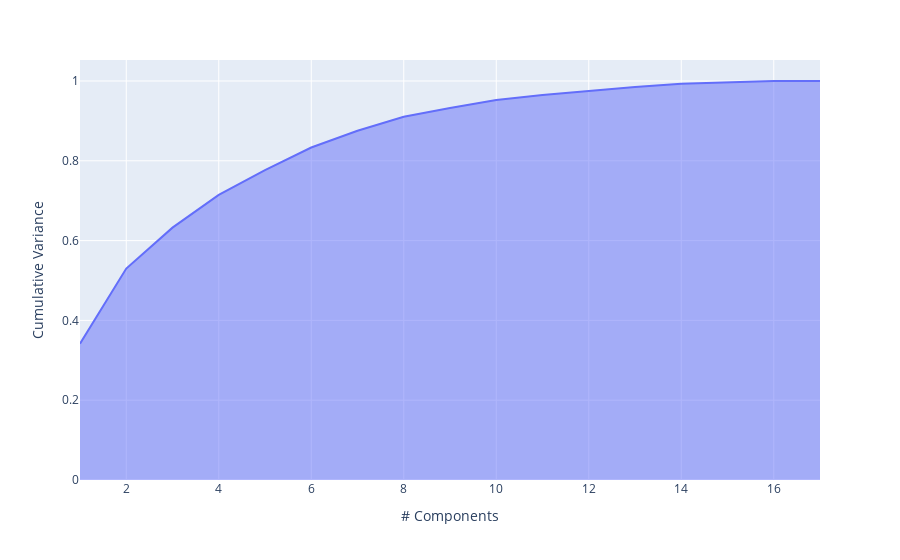

The notebook cell this image was saved under:
### Code cell
import plotly.express as px
px.area(
    x=range(1, pca.explained_variance_ratio_.cumsum().shape[0] + 1),
    y=pca.explained_variance_ratio_.cumsum(),
    labels={"x": "# Components", "y": "Cumulative Variance"}
)

### Figure 1 — Plotly figure (JSON) as saved in the notebook; plotly's stock layout.template omitted (floating-point values rounded to 4 significant figures)
{"data": [{"fillpattern": {"shape": ""}, "hovertemplate": "# Components=%{x}<br>Cumulative Variance=%{y}<extra></extra>", "legendgroup": "", "line": {"color": "#636efa"}, "marker": {"symbol": "circle"}, "mode": "lines", "name": "", "orientation": "v", "showlegend": false, "stackgroup": "1", "type": "scatter", "x": [1, 2, 3, 4, 5, 6, 7, 8, 9, 10, 11, 12, 13, 14, 15, 16, 17], "xaxis": "x", "y": [0.3414, 0.53, 0.6325, 0.7144, 0.7765, 0.8333, 0.8752, 0.9106, 0.9322, 0.9525, 0.9649, 0.9753, 0.9848, 0.993, 0.9974, 1, 1], "yaxis": "y"}], "layout": {"legend": {"tracegroupgap": 0}, "margin": {"t": 60}, "xaxis": {"anchor": "y", "domain": [0, 1], "title": {"text": "# Components"}}, "yaxis": {"anchor": "x", "domain": [0, 1], "title": {"text": "Cumulative Variance"}}}}
